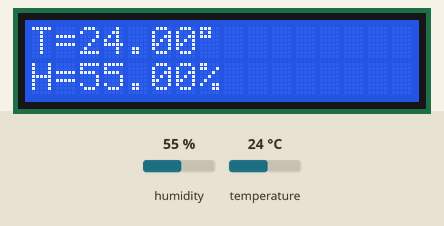
Bench run of a sketch on a simulated Arduino Uno, built with avr-gcc and run on an emulated ATmega328P. On the bench: 16×2 character LCD. The test bench sets the inputs (shaded band); at power-on: humidity 55 %, temperature 24 °C.

Above: at 1.2 s.
1.3 s: humidity set to 22 %
At 3.5 s:
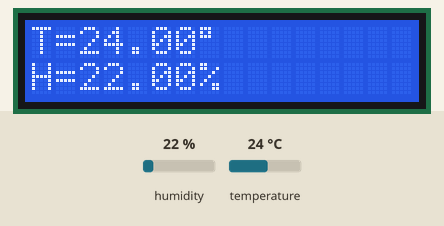
4.0 s: temperature set to 12 °C
At 4.9 s:
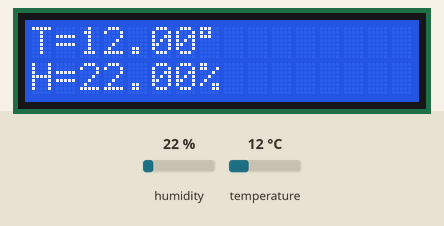
6.7 s: humidity set to 40 %
At 8.8 s:
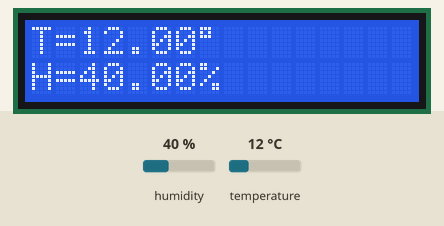
9.7 s: temperature set to 19 °C
At 11.4 s:
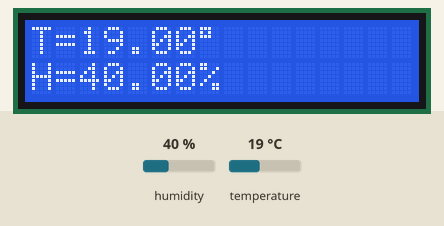
Timing chart, 0 to 12.9 s (numbered marks = the images above; inputs shaded):
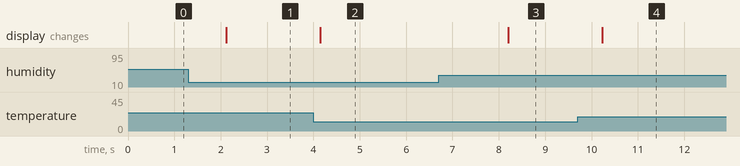

Measured:
- after the input at 1.3 s, the display: changes after 0.82 s (image 1)
- after the input at 4.0 s, the display: changes after 0.15 s (image 2)
- after the input at 6.7 s, the display: changes after 1.5 s (image 3)
- after the input at 9.7 s, the display: changes after 0.53 s (image 4)

The sketch:

DHT11_LCD.ino
```cpp
#include <LiquidCrystal.h>
#include "DHT.h"

// Khởi tạo LCD
LiquidCrystal lcd(5, 6, 7, 8, 9, 10, 11);

// Khởi tạo DHT
DHT dht(2, DHT11);

// Hàm khởi tạo
void setup() {
  // LCD 16 ký tự, 2 dòng
  lcd.begin(16, 2);
  // Khởi tạo DHT
  dht.begin();
}

// Hàm lặp vô hạn
void loop() {
  // Hiển thị ký tự T và H
  lcd.setCursor(0, 0);
  lcd.print("T=");
  lcd.setCursor(0, 1);
  lcd.print("H=");

  // Đọc nhiệt độ và độ ẩm từ DHT
  float h = dht.readHumidity();
  float t = dht.readTemperature();

  // Hiển thị nhiệt độ
  lcd.setCursor(2, 0);
  lcd.print(t);
  lcd.write(0xDF); // In Ký tự độ
  lcd.print("     "); // Xóa ký tự thừa

  // Hiển thị độ ẩm
  lcd.setCursor(2, 1);
  lcd.print(h);
  lcd.print("%");
  lcd.print("     ");

  delay(2000);
}
```
